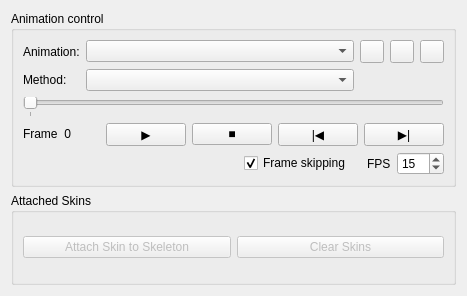
<?xml version="1.0" encoding="UTF-8"?>
<ui version="4.0">
 <class>AnimationControls</class>
 <widget class="QWidget" name="AnimationControls">
  <property name="geometry">
   <rect>
    <x>0</x>
    <y>0</y>
    <width>467</width>
    <height>296</height>
   </rect>
  </property>
  <property name="windowTitle">
   <string>controls</string>
  </property>
  <layout class="QVBoxLayout" name="verticalLayout_2">
   <item>
    <widget class="QGroupBox" name="groupBox_3">
     <property name="title">
      <string>Animation control</string>
     </property>
     <property name="flat">
      <bool>false</bool>
     </property>
     <property name="checkable">
      <bool>false</bool>
     </property>
     <layout class="QVBoxLayout" name="verticalLayout">
      <item>
       <layout class="QGridLayout" name="gridLayout">
        <item row="0" column="0">
         <widget class="QLabel" name="label_3">
          <property name="sizePolicy">
           <sizepolicy hsizetype="Fixed" vsizetype="Preferred">
            <horstretch>0</horstretch>
            <verstretch>0</verstretch>
           </sizepolicy>
          </property>
          <property name="text">
           <string>Animation:</string>
          </property>
         </widget>
        </item>
        <item row="0" column="1">
         <widget class="QComboBox" name="cbAnimation">
          <property name="editable">
           <bool>false</bool>
          </property>
         </widget>
        </item>
        <item row="1" column="0">
         <widget class="QLabel" name="label_2">
          <property name="text">
           <string>Method:</string>
          </property>
         </widget>
        </item>
        <item row="1" column="1">
         <widget class="QComboBox" name="cbMethod"/>
        </item>
        <item row="0" column="3">
         <widget class="QToolButton" name="pbAddAnimation">
          <property name="text">
           <string/>
          </property>
         </widget>
        </item>
        <item row="0" column="5">
         <widget class="QToolButton" name="pbDeleteAnimation">
          <property name="text">
           <string/>
          </property>
         </widget>
        </item>
        <item row="0" column="4">
         <widget class="QToolButton" name="pbEditAnimation">
          <property name="contextMenuPolicy">
           <enum>Qt::DefaultContextMenu</enum>
          </property>
          <property name="text">
           <string/>
          </property>
         </widget>
        </item>
       </layout>
      </item>
      <item>
       <widget class="QSlider" name="hsFrame">
        <property name="maximum">
         <number>0</number>
        </property>
        <property name="orientation">
         <enum>Qt::Horizontal</enum>
        </property>
        <property name="tickPosition">
         <enum>QSlider::TicksBelow</enum>
        </property>
       </widget>
      </item>
      <item>
       <layout class="QHBoxLayout" name="hlPlaybackControls">
        <item>
         <layout class="QGridLayout" name="glFrameCounter" columnstretch="0,0">
          <property name="sizeConstraint">
           <enum>QLayout::SetNoConstraint</enum>
          </property>
          <item row="0" column="0">
           <widget class="QLabel" name="label_4">
            <property name="sizePolicy">
             <sizepolicy hsizetype="Preferred" vsizetype="Maximum">
              <horstretch>0</horstretch>
              <verstretch>0</verstretch>
             </sizepolicy>
            </property>
            <property name="minimumSize">
             <size>
              <width>0</width>
              <height>0</height>
             </size>
            </property>
            <property name="text">
             <string>Frame</string>
            </property>
           </widget>
          </item>
          <item row="0" column="1">
           <widget class="QLabel" name="lbFrameNumber">
            <property name="sizePolicy">
             <sizepolicy hsizetype="Minimum" vsizetype="Preferred">
              <horstretch>0</horstretch>
              <verstretch>0</verstretch>
             </sizepolicy>
            </property>
            <property name="text">
             <string>0</string>
            </property>
            <property name="alignment">
             <set>Qt::AlignRight|Qt::AlignTrailing|Qt::AlignVCenter</set>
            </property>
           </widget>
          </item>
         </layout>
        </item>
        <item>
         <spacer name="horizontalSpacer_2">
          <property name="orientation">
           <enum>Qt::Horizontal</enum>
          </property>
          <property name="sizeHint" stdset="0">
           <size>
            <width>40</width>
            <height>20</height>
           </size>
          </property>
         </spacer>
        </item>
        <item>
         <widget class="QPushButton" name="pbPlay">
          <property name="toolTip">
           <string comment="Play/Pause" extracomment="Start playback or pause it"/>
          </property>
          <property name="text">
           <string notr="true">▶</string>
          </property>
          <property name="flat">
           <bool>false</bool>
          </property>
         </widget>
        </item>
        <item>
         <widget class="QPushButton" name="pbStop">
          <property name="toolTip">
           <string comment="Stop" extracomment="Halt playback and go to frame 0"/>
          </property>
          <property name="text">
           <string notr="true">■</string>
          </property>
         </widget>
        </item>
        <item>
         <widget class="QPushButton" name="pbPrevFrame">
          <property name="toolTip">
           <string comment="Previous frame" extracomment="Go to the previous frame"/>
          </property>
          <property name="text">
           <string>|◀</string>
          </property>
         </widget>
        </item>
        <item>
         <widget class="QPushButton" name="pbNextFrame">
          <property name="toolTip">
           <string comment="Next frame" extracomment="Go to the next frame"/>
          </property>
          <property name="text">
           <string>▶|</string>
          </property>
         </widget>
        </item>
       </layout>
      </item>
      <item>
       <layout class="QHBoxLayout" name="hlAdvancedPlayback">
        <item>
         <spacer name="horizontalSpacer_3">
          <property name="orientation">
           <enum>Qt::Horizontal</enum>
          </property>
          <property name="sizeHint" stdset="0">
           <size>
            <width>40</width>
            <height>20</height>
           </size>
          </property>
         </spacer>
        </item>
        <item>
         <widget class="QCheckBox" name="cbSkipFrames">
          <property name="toolTip">
           <string>&lt;b&gt;Frame Skipping&lt;/b&gt;&lt;br&gt;Skip frames if the deformation is too slow.</string>
          </property>
          <property name="text">
           <string>Frame skipping</string>
          </property>
          <property name="checked">
           <bool>true</bool>
          </property>
         </widget>
        </item>
        <item>
         <layout class="QHBoxLayout" name="horizontalLayout">
          <property name="leftMargin">
           <number>10</number>
          </property>
          <item>
           <widget class="QLabel" name="label_5">
            <property name="text">
             <string>FPS</string>
            </property>
           </widget>
          </item>
          <item>
           <widget class="QSpinBox" name="sbFPS">
            <property name="minimum">
             <number>1</number>
            </property>
            <property name="maximum">
             <number>400</number>
            </property>
            <property name="value">
             <number>15</number>
            </property>
           </widget>
          </item>
         </layout>
        </item>
       </layout>
      </item>
     </layout>
    </widget>
   </item>
   <item>
    <widget class="QGroupBox" name="skinningBox">
     <property name="title">
      <string>Attached Skins</string>
     </property>
     <layout class="QHBoxLayout" name="horizontalLayout_2">
      <item>
       <widget class="QPushButton" name="pbAttachSkin">
        <property name="enabled">
         <bool>false</bool>
        </property>
        <property name="toolTip">
         <string>&lt;b&gt;Attach mesh(es) to the skeleton&lt;/b&gt;&lt;br&gt;If the mesh is equipped with skin weights, the skeleton controls the deformation afterwards.</string>
        </property>
        <property name="text">
         <string>Attach Skin to Skeleton</string>
        </property>
       </widget>
      </item>
      <item>
       <widget class="QPushButton" name="pbClearSkins">
        <property name="enabled">
         <bool>false</bool>
        </property>
        <property name="toolTip">
         <string>&lt;b&gt;Remove attached skins&lt;/b&gt;&lt;br&gt;Remove all attached skins from the skeleton</string>
        </property>
        <property name="text">
         <string>Clear Skins</string>
        </property>
       </widget>
      </item>
     </layout>
    </widget>
   </item>
  </layout>
 </widget>
 <resources/>
 <connections>
  <connection>
   <sender>hsFrame</sender>
   <signal>valueChanged(int)</signal>
   <receiver>lbFrameNumber</receiver>
   <slot>setNum(int)</slot>
   <hints>
    <hint type="sourcelabel">
     <x>168</x>
     <y>164</y>
    </hint>
    <hint type="destinationlabel">
     <x>283</x>
     <y>138</y>
    </hint>
   </hints>
  </connection>
 </connections>
</ui>
